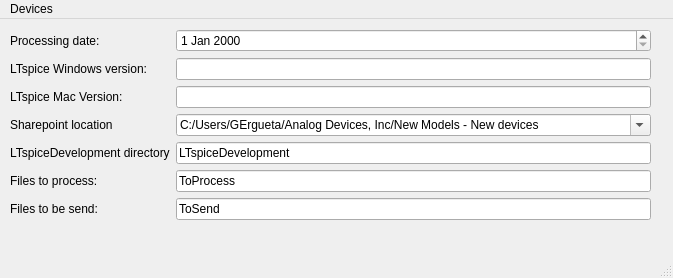
<?xml version="1.0" encoding="UTF-8"?>
<ui version="4.0">
 <class>MainWindow</class>
 <widget class="QMainWindow" name="MainWindow">
  <property name="geometry">
   <rect>
    <x>0</x>
    <y>0</y>
    <width>673</width>
    <height>278</height>
   </rect>
  </property>
  <property name="windowTitle">
   <string>MainWindow</string>
  </property>
  <widget class="QWidget" name="centralwidget">
   <widget class="QWidget" name="gridLayoutWidget">
    <property name="geometry">
     <rect>
      <x>10</x>
      <y>10</y>
      <width>641</width>
      <height>221</height>
     </rect>
    </property>
    <layout class="QGridLayout" name="gridLayout">
     <item row="6" column="0">
      <widget class="QLabel" name="label_7">
       <property name="text">
        <string>Files to be send:</string>
       </property>
      </widget>
     </item>
     <item row="0" column="1">
      <widget class="QDateEdit" name="dateProcessing"/>
     </item>
     <item row="1" column="0">
      <widget class="QLabel" name="label">
       <property name="text">
        <string>LTspice Windows version:</string>
       </property>
      </widget>
     </item>
     <item row="3" column="0">
      <widget class="QLabel" name="label_4">
       <property name="text">
        <string>Sharepoint location</string>
       </property>
      </widget>
     </item>
     <item row="1" column="1">
      <widget class="QLineEdit" name="lineEditWindowsVersion"/>
     </item>
     <item row="4" column="1">
      <widget class="QLineEdit" name="lineEditLTspiceDevelopment">
       <property name="text">
        <string>LTspiceDevelopment</string>
       </property>
      </widget>
     </item>
     <item row="2" column="0">
      <widget class="QLabel" name="label_3">
       <property name="text">
        <string>LTspice Mac Version:</string>
       </property>
      </widget>
     </item>
     <item row="4" column="0">
      <widget class="QLabel" name="label_5">
       <property name="text">
        <string>LTspiceDevelopment directory</string>
       </property>
      </widget>
     </item>
     <item row="7" column="1">
      <spacer name="verticalSpacer">
       <property name="orientation">
        <enum>Qt::Orientation::Vertical</enum>
       </property>
       <property name="sizeHint" stdset="0">
        <size>
         <width>20</width>
         <height>40</height>
        </size>
       </property>
      </spacer>
     </item>
     <item row="3" column="1">
      <widget class="QComboBox" name="comboBoxSharePoint">
       <property name="editable">
        <bool>true</bool>
       </property>
       <property name="currentText">
        <string>C:/Users/GErgueta/Analog Devices, Inc/New Models - New devices</string>
       </property>
      </widget>
     </item>
     <item row="0" column="0">
      <widget class="QLabel" name="label_2">
       <property name="text">
        <string>Processing date:</string>
       </property>
      </widget>
     </item>
     <item row="5" column="0">
      <widget class="QLabel" name="label_6">
       <property name="text">
        <string>Files to process:</string>
       </property>
      </widget>
     </item>
     <item row="2" column="1">
      <widget class="QLineEdit" name="lineEditMacVersion"/>
     </item>
     <item row="5" column="1">
      <widget class="QLineEdit" name="lineEditFilesToProcess">
       <property name="text">
        <string>ToProcess</string>
       </property>
      </widget>
     </item>
     <item row="6" column="1">
      <widget class="QLineEdit" name="lineEditFilesToSend">
       <property name="text">
        <string>ToSend</string>
       </property>
      </widget>
     </item>
    </layout>
   </widget>
  </widget>
  <widget class="QMenuBar" name="menubar">
   <property name="geometry">
    <rect>
     <x>0</x>
     <y>0</y>
     <width>673</width>
     <height>21</height>
    </rect>
   </property>
   <widget class="QMenu" name="menuDevices">
    <property name="title">
     <string>Devices</string>
    </property>
    <addaction name="separator"/>
    <addaction name="getAndZip"/>
    <addaction name="separator"/>
    <addaction name="actionRemoveZipFiles"/>
    <addaction name="separator"/>
    <addaction name="check"/>
    <addaction name="separator"/>
    <addaction name="separator"/>
    <addaction name="process"/>
    <addaction name="separator"/>
    <addaction name="separator"/>
    <addaction name="generateToProcess"/>
    <addaction name="separator"/>
    <addaction name="separator"/>
    <addaction name="generateToSend"/>
    <addaction name="separator"/>
    <addaction name="separator"/>
    <addaction name="transferToAkamai"/>
    <addaction name="separator"/>
    <addaction name="separator"/>
    <addaction name="separator"/>
    <addaction name="actionUpdateSharePoint"/>
    <addaction name="separator"/>
    <addaction name="exit"/>
   </widget>
   <addaction name="menuDevices"/>
  </widget>
  <widget class="QStatusBar" name="statusbar"/>
  <action name="getAndZip">
   <property name="text">
    <string>Get and Zip</string>
   </property>
  </action>
  <action name="check">
   <property name="text">
    <string>Check</string>
   </property>
  </action>
  <action name="process">
   <property name="text">
    <string>Process</string>
   </property>
  </action>
  <action name="generateToProcess">
   <property name="text">
    <string>Generate ToProcess</string>
   </property>
  </action>
  <action name="generateToSend">
   <property name="text">
    <string>Generate ToSend</string>
   </property>
  </action>
  <action name="transferToAkamai">
   <property name="text">
    <string>Transfer to Akamai</string>
   </property>
  </action>
  <action name="exit">
   <property name="text">
    <string>Exit</string>
   </property>
  </action>
  <action name="actionRemoveZipFiles">
   <property name="text">
    <string>Remove Zip files</string>
   </property>
  </action>
  <action name="actionUpdateSharePoint">
   <property name="text">
    <string>Update SharePoint</string>
   </property>
  </action>
 </widget>
 <resources/>
 <connections/>
</ui>
